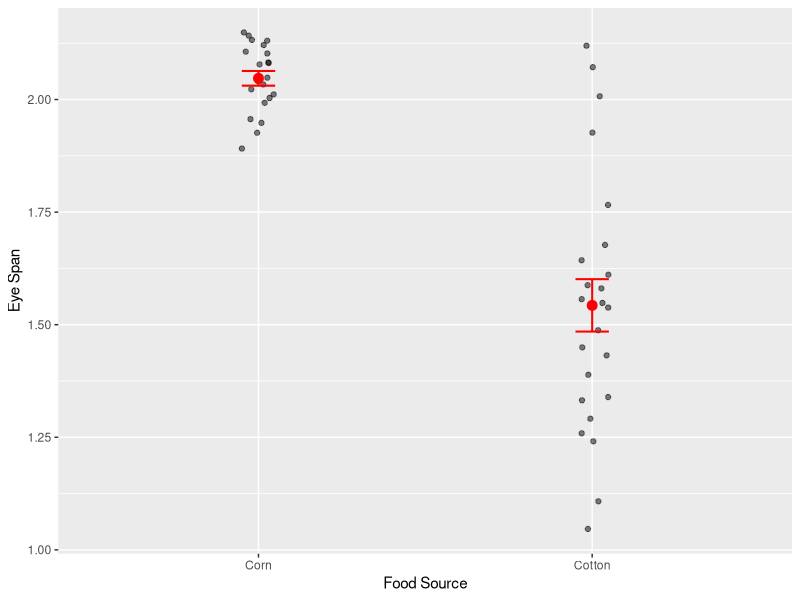
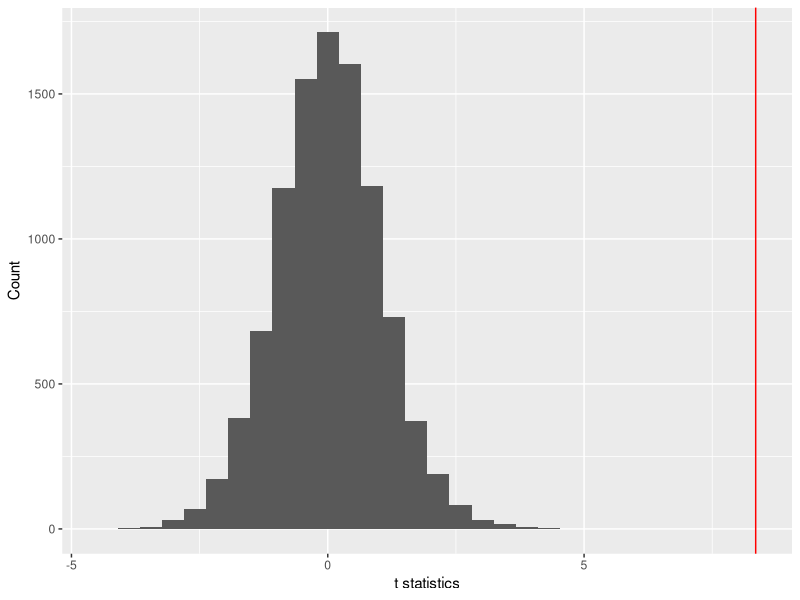

Here is the R script that generated these plots, in order: (Note: this script raises an error after producing the figures.)
## ---- chunk 1
library(tidyverse)
library(readxl)
library(cowplot)

# This option turn on cacheing of chunks. This will dramatically
# speed up knitting, because only chunks that have changed will
# be recompiled.
knitr::opts_chunk$set(cache = TRUE)
## ---- chunk 2
# Read data
stalk <- read_csv("../data/Stalkies.csv")

# Some thoughtful plotting
ggplot(stalk, aes(x = food_source, y = eye_span)) +
  geom_point(position = position_jitter(width = 0.05), alpha = 0.5) +
  stat_summary(fun.y = mean, geom = "point", size = 3, color = "red") + 
  stat_summary(fun.data = mean_se, geom = "errorbar", width = 0.1,
               color = "red", size = 0.7) +
  labs(x = "Food Source", y = "Eye Span")

set.seed(8987324)
nreps <- 1e4
t_stats <- numeric(nreps)
t_stats[1] <- t.test(eye_span ~ food_source, data = stalk)$statistic

for (ii in 2:nreps) {
  t_stats[ii] <- t.test(sample(eye_span) ~ food_source, data = stalk)$statistic
}

data_frame(t_stats) %>% 
  ggplot(aes(t_stats)) +
  geom_histogram() +
  geom_vline(xintercept = t_stats[1], color = "red") +
  labs(x = "t statistics", y = "Count")

2 * mean(t_stats >= t_stats[1])

t.test(eye_span ~ food_source, data = stalk)
## ---- chunk 3
library(parallel)
library(foreach)
library(doParallel)

t_obs <- t.test(eye_span ~ food_source, data = stalk)

nreps <- 1e4
t_stats <- numeric(nreps)
t_stats[1] <- t_obs$statistic

# Set up parallel processor
n_cores <- 2
cl <- makeCluster(n_cores)
registerDoParallel(cl, cores = n_cores)

# Function to do the randomized t-test and return the t-value only.
t_rand <- function() {
  rnd_t <- t.test(sample(eye_span) ~ food_source, data = stalk)$statistic
  return(as.numeric(rnd_t))
}

# Parallel randomization execute t_rand(), and combine the output into t_stats.
t_stats[2:nreps] <- foreach(i = 2:nreps, .combine = c) %dopar% t_rand()

2 * mean(t_stats >= t_stats[1])

# Close cluster
stopImplicitCluster()
## ---- chunk 4
# Iterations per second, 1 processor
(p1 <- 124.7 / nreps)

# Iterations per second, 6 processors
(p6 <- 93 / nreps)

p1 / p6
